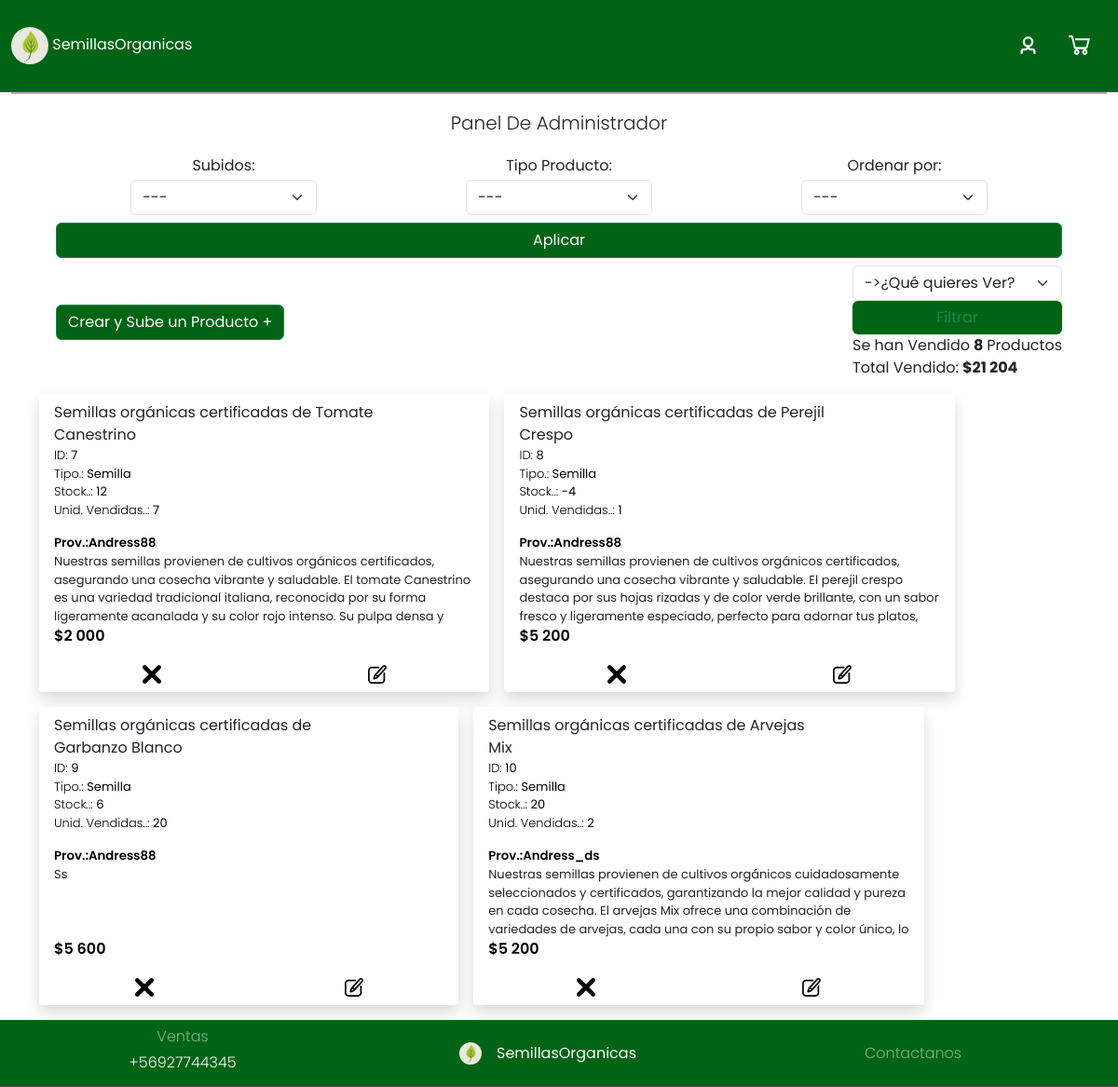
The app's page /gestion/admin, older data.
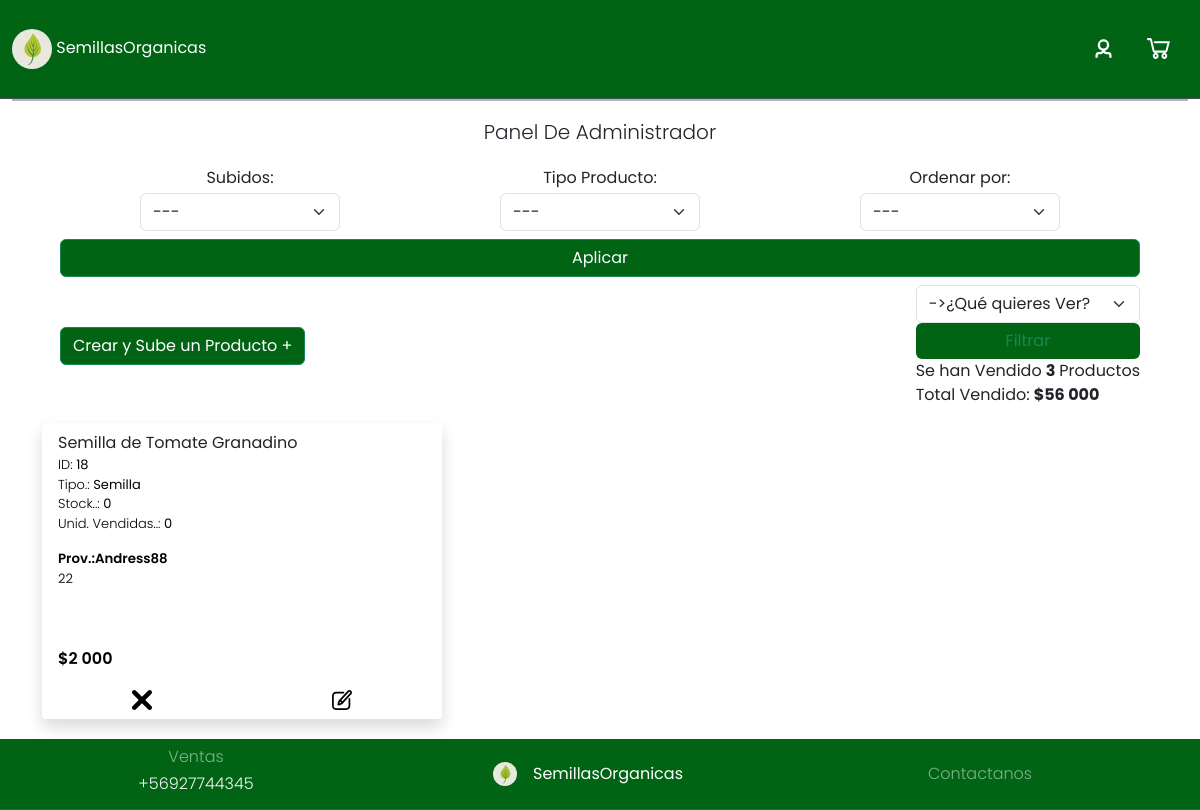
The same page, newer data.
### core/models.py (models this page shows, shortened)
class Producto(models.Model):
    TIPO_CHOICES = [
        ('semilla', 'Semilla'),
        ('insumo', 'Insumo'),
    ]
    id = models.AutoField(primary_key=True)
    tipo = models.CharField(max_length=10, choices=TIPO_CHOICES)  # Define si es semilla o insumo
    stock = models.IntegerField()
    nombre = models.CharField(max_length=80)
    descripcion = models.CharField(max_length=250)
    precio = models.IntegerField()
    proveedor = models.ForeignKey(to=Usuario, on_delete=models.CASCADE)
    origen = models.ForeignKey(to=tipoOrigen, on_delete=models.CASCADE)
    cantidad = models.CharField(max_length=50)
    imagenUrl = models.CharField(max_length=1000, default='')
    fechasubida = models.DateField(default=datetime.now)
    tipoSemilla = models.ForeignKey(to=TipoSemilla, null=True, blank=True, on_delete=models.CASCADE)
    tipoInsumo = models.ForeignKey(to=TipoInsumo, null=True, blank=True, on_delete=models.CASCADE)
    cantidadVentas = models.IntegerField(default=0)
    inventario = models.BooleanField(default=False)

class Usuario(models.Model):
    usuario = models.OneToOneField(User, on_delete=models.CASCADE, related_name='perfil')
    tipo_usuario = models.ForeignKey(TipoUsuario, on_delete=models.CASCADE, related_name='usuarios', default=1)
    def __str__(self):
        return self.usuario.username

### core/views.py (the view, shortened to what this page needs)
# urls.py: path("gestion/admin", adminConfig, name="adminConfig"),
def adminConfig(request):
    productos = Producto.objects.all()
    tiposSemillas = TipoSemilla.objects.all()
    tiposInsumo = TipoInsumo.objects.all()
    tiposOrigen = tipoOrigen.objects.all()
    filtro = request.GET.get('filtro')
    productos = Producto.objects.all()
    ventasPagina = DetalleVenta.objects.all()
    ventas = 0
    for p in ventasPagina:
        ventas += p.cantidad * p.precio
    vendidos = Venta.objects.all()
    cantidadVentas = ventasPagina.count()
    if filtro == 'ventas':
        productos = DetalleVenta.objects.all()
    elif filtro == 'todos':
        productos = productos
    fecha_subida = request.GET.get('fecha_subida', '-')
    tipo_producto = request.GET.get('tipo', '-')
    ordenar = request.GET.get('ordenar', '-')
    if fecha_subida == 'dia':
        productos = productos.filter(fechasubida=timezone.now().date())
    elif fecha_subida == 'mes':
        productos = productos.filter(fechasubida__month=timezone.now().month)
    elif fecha_subida == 'ano':
        productos = productos.filter(fechasubida__year=timezone.now().year)
    if tipo_producto == 'semilla':
        productos = productos.filter(tipo='semilla')
    elif tipo_producto == 'insumo':
        productos = productos.filter(tipo='insumo')
    if ordenar == 'precio_desc':
        productos = productos.order_by('-precio')
    elif ordenar == 'precio_asc':
        productos = productos.order_by('precio')
    elif ordenar == 'vendidos_desc':
        productos = productos.order_by('-cantidadVentas')
    elif ordenar == 'vendidos_asc':
        productos = productos.order_by('cantidadVentas')
    tiposSemillas = TipoSemilla.objects.all()
    tiposInsumo = TipoInsumo.objects.all()
    tiposOrigen = tipoOrigen.objects.all()
    return render(request, "AdminTemplate.html", {
        'productos': productos,
        'semillas': tiposSemillas,
        'insumos': tiposInsumo,
        'origenes': tiposOrigen,
        'ventas': ventas,
        'cantidadVentas': cantidadVentas
    })

### core/templates/AdminTemplate.html (shortened to what the changed rows need)
{% extends "plantilla.html" %}
{% load static %}
{% block links %}
{% load humanize %}
<link rel="stylesheet" href="{% static 'css/admin.css' %}">
<link rel="stylesheet" href="{% static 'css/gestProducto.css' %}" />
{% endblock links %}
{% block content %}
  <div class="d-flex justify-content-between container-fluid w-100 flex-column">
    <div id="GestProductos" class="w-100">
      <div class="d-flex flex-column justify-content-center align-items-center w-100 px-5">
        <div class="d-flex flex-column flex-md-row w-100 justify-content-between align-items-center">
         <div>
          <div class="d-flex gap-1">
            <span>Se han Vendido</span><span class="fw-bold">{{cantidadVentas}}</span><span>Productos</span>
          </div>
          <div class="d-flex gap-1">
            <span>Total Vendido:</span><span class="fw-bold">${{ventas|intcomma}}</span>
          </div>
         </div>
         </div>
        </div>
      </div>
      <div id="cards" class="d-flex justify-content- gap-3 my-3 container align-items-center flex-wrap gap-1 w-100">
        {% if request.GET.filtro == 'ventas' %}
        {% for p in productos %}
          <div id="title_card1" class="card rounded-1 border-0 shadow">
            <div class="card-body border-black py-2 w-100 border-bottom-0">
              <div class="d-flex justify-content-between flex-column w-100">
                <div class="d-flex justify-content-between align-items-center">
                  <span>{{p.producto.nombre}}</span>
                  <a href="{% url 'detalle' p.id %}" class="w-25" id="imgProducto">
                    <img src="{% static 'imgs/' %}{{ p.producto.imagenUrl }}" alt="" />
                  </a>
                </div>
                <div>
                  <div class="text-black fw-light" id="idCard">
                    <div>
                      ID: <span class="fw-bolder">{{p.producto.id}}</span>
                    </div>
                    <div class="text-capitalize">
                      Tipo.: <span class="fw-bolder">{{p.producto.tipo}}</span>
                    </div>
                    <div>
                      Stock..: <span class="fw-bolder">{{p.producto.stock}}</span>
                    </div>
                    <div>
                      Unid. Vendidas..: <span class="fw-bolder">{{p.producto.cantidadVentas}}</span>
                    </div>
                  </div>
                </div>
              </div>
            </div>
            <div class="card-footer px-0 border-top-0 bg-body w-100">
              <div class="d-flex w-100 justify-content-between px-3">
                <div class="text-black fw-semibold" id="cardMarca">Prov.:{{p.producto.proveedor}}</div>
              </div>
              <div class="px-3 w-100" id="cardDesc">{{p.producto.descripcion}}</div>
              <div class="d-flex px-3 w-100 justify-content-start align-items-start flex-column">
                <span class="text-black fs-6 fw-semibold">${{p.producto.precio|intcomma}}</span>
              </div>
            </div>
            <div id="carritobtn2" class="d-flex justify-content-center align-items-center w-100">
              <a href="{% url 'eliminarProducto' p.producto.id %}" class="rounded-bottom-1 flex-fill text-decoration-none bg-body text-body text-center py-2" id="AddToCarro">
                <svg width="20" height="20" version="1.1" id="Capa_1" xmlns="http://www.w3.org/2000/svg" xmlns:xlink="http://www.w3.org/1999/xlink" x="0px" y="0px" viewBox="0 0 348.333 348.334" style="enable-background:new 0 0 348.333 348.334;" xml:space="preserve">
                  <g>
                    <path d="M336.559,68.611L231.016,174.165l105.543,105.549c15.699,15.705,15.699,41.145,0,56.85 c-7.844,7.844-18.128,11.769-28.407,11.769c-10.296,0-20.581-3.919-28.419-11.769L174.167,231.003L68.609,336.563 c-7.843,7.844-18.128,11.769-28.416,11.769c-10.285,0-20.563-3.919-28.413-11.769c-15.699-15.698-15.699-41.139,0-56.85 l105.54-105.549L11.774,68.611c-15.699-15.699-15.699-41.145,0-56.844c15.696-15.687,41.127-15.687,56.829,0l105.563,105.554 L279.721,11.767c15.705-15.687,41.139-15.687,56.832,0C352.258,27.466,352.258,52.912,336.559,68.611z"></path>
                  </g>
                </svg>
              </a>
              <a type="button"
              data-bs-toggle="modal"
              data-bs-target="#modificarProducto"
              class="rounded-bottom-1 flex-fill text-decoration-none bg-body text-body text-center py-2"
              id="AddToCarro"
              data-id="{{ p.producto.id }}"
              data-nombre="{{ p.producto.nombre }}"
              data-tipo="{{ p.producto.tipo }}"
              data-stock="{{ p.producto.stock }}"
              data-cantidad-ventas="{{ p.producto.cantidadVentas }}"
              data-proveedor="{{ p.producto.proveedor }}"
              data-descripcion="{{ p.producto.descripcion }}"
              data-precio="{{ p.producto.precio }}"
              {% if request.path == '/gestion/admin' %}
              data-pagina="adminConfig"
              {% else %}
              data-pagina="GestProducto"
              {% endif %}>
                <svg width="20" height="20" version="1.1" id="Capa_1" xmlns="http://www.w3.org/2000/svg" xmlns:xlink="http://www.w3.org/1999/xlink" x="0px" y="0px" viewBox="0 0 348.882 348.882" style="enable-background:new 0 0 348.882 348.882;" xml:space="preserve">
                  <g>
                    <path d="M333.988,11.758l-0.42-0.383C325.538,4.04,315.129,0,304.258,0c-12.187,0-23.888,5.159-32.104,14.153L116.803,184.231 c-1.416,1.55-2.49,3.379-3.154,5.37l-18.267,54.762c-2.112,6.331-1.052,13.333,2.835,18.729c3.918,5.438,10.23,8.685,16.886,8.685 c0,0,0.001,0,0.001,0c2.879,0,5.693-0.592,8.362-1.76l52.89-23.138c1.923-0.841,3.648-2.076,5.063-3.626L336.771,73.176 C352.937,55.479,351.69,27.929,333.988,11.758z M130.381,234.247l10.719-32.134l0.904-0.99l20.316,18.556l-0.904,0.99 L130.381,234.247z M314.621,52.943L182.553,197.53l-20.316-18.556L294.305,34.386c2.583-2.828,6.118-4.386,9.954-4.386 c3.365,0,6.588,1.252,9.082,3.53l0.419,0.383C319.244,38.922,319.63,47.459,314.621,52.943z"></path>
                    <path d="M303.85,138.388c-8.284,0-15,6.716-15,15v127.347c0,21.034-17.113,38.147-38.147,38.147H68.904 c-21.035,0-38.147-17.113-38.147-38.147V100.413c0-21.034,17.113-38.147,38.147-38.147h131.587c8.284,0,15-6.716,15-15 s-6.716-15-15-15H68.904c-37.577,0-68.147,30.571-68.147,68.147v180.321c0,37.576,30.571,68.147,68.147,68.147h181.798 c37.576,0,68.147-30.571,68.147-68.147V153.388C318.85,145.104,312.134,138.388,303.85,138.388z"></path>
                  </g>
                </svg>
              </a>
            </div>
          </div>
          {%empty%}
          <span>Producto No Encontrado O No existe!</span>
        {% endfor %}
        {% else %}
          {% for p in productos %}
          <div id="title_card1" class="card rounded-1 border-0 shadow">
            <div class="card-body border-black py-2 w-100 border-bottom-0">
              <div class="d-flex justify-content-between flex-column w-100">
                <div class="d-flex justify-content-between align-items-center">
                  <span>{{p.nombre}}</span>
                  <a href="{% url 'detalle' p.id %}" class="w-25" id="imgProducto">
                  </a>
                </div>
                <div>
                  <div class="text-black fw-light" id="idCard">
                    <div>
                      ID: <span class="fw-bolder">{{p.id}}</span>
                    </div>
                    <div class="text-capitalize">
                      Tipo.: <span class="fw-bolder">{{p.tipo}}</span>
                    </div>
                    <div>
                      Stock..: <span class="fw-bolder">{{p.stock}}</span>
                    </div>
                    <div>
                      Unid. Vendidas..: <span class="fw-bolder">{{p.cantidadVentas}}</span>
                    </div>
                  </div>
                </div>
              </div>
            </div>
            <div class="card-footer px-0 border-top-0 bg-body w-100">
              <div class="d-flex w-100 justify-content-between px-3">
                <div class="text-black fw-semibold" id="cardMarca">Prov.:{{p.proveedor}}</div>
              </div>
              <div class="px-3 w-100" id="cardDesc">{{p.descripcion}}</div>
              <div class="d-flex px-3 w-100 justify-content-start align-items-start flex-column">
                <span class="text-black fs-6 fw-semibold">${{p.precio|intcomma}}</span>
              </div>
            </div>
            <div id="carritobtn2" class="d-flex justify-content-center align-items-center w-100">
              <a href="{% url 'eliminarProducto' p.id %}" class="rounded-bottom-1 flex-fill text-decoration-none bg-body text-body text-center py-2" id="AddToCarro">
              </a>
              <a type="button"
              data-bs-toggle="modal"
              data-bs-target="#modificarProducto"
              class="rounded-bottom-1 flex-fill text-decoration-none bg-body text-body text-center py-2"
              id="AddToCarro"
              data-id="{{ p.id }}"
              data-nombre="{{ p.nombre }}"
              data-tipo="{{ p.tipo }}"
              data-stock="{{ p.stock }}"
              data-cantidad-ventas="{{ p.cantidadVentas }}"
              data-proveedor="{{ p.proveedor }}"
              data-descripcion="{{ p.descripcion }}"
              data-precio="{{ p.precio }}"
              {% if request.path == '/gestion/admin' %}
              data-pagina="adminConfig"
              {% else %}
              data-pagina="GestProducto"
              {% endif %}>
              </a>
            </div>
          </div>
          {%empty%}
          <span>Producto No Encontrado O No existe!</span>
        {% endfor %}
        {% endif %}
      </div>
    </div>
{% endblock %}

Row changes from the older to the newer data that the page shows:
removed Producto: nombre "Semillas orgánicas certificadas de Tomate Canestrino", id "7", tipo "Semilla", stock "12", cantidadVentas "7", proveedor "Andress88", descripcion "Nuestras semillas provienen de cultivos orgánicos certificados, asegurando una cosecha vibrante y saludable. El tomate Canestrino es una variedad tradicional italiana, reconocida por su forma ligeramente acanalada y su color rojo intenso. Su pulpa densa y…", precio "2 000"
removed Producto: nombre "Semillas orgánicas certificadas de Perejil Crespo", id "8", tipo "Semilla", stock "-4", cantidadVentas "1", proveedor "Andress88", descripcion "Nuestras semillas provienen de cultivos orgánicos certificados, asegurando una cosecha vibrante y saludable. El perejil crespo destaca por sus hojas rizadas y de color verde brillante, con un sabor fresco y ligeramente especiado, perfecto para adornar tus platos,…", precio "5 200"
removed Producto: nombre "Semillas orgánicas certificadas de Garbanzo Blanco", id "9", tipo "Semilla", stock "6", cantidadVentas "20", proveedor "Andress88", descripcion "Ss", precio "5 600"
removed Producto: nombre "Semillas orgánicas certificadas de Arvejas Mix", id "10", tipo "Semilla", stock "20", cantidadVentas "2", proveedor "Andress_ds", descripcion "Nuestras semillas provienen de cultivos orgánicos cuidadosamente seleccionados y certificados, garantizando la mejor calidad y pureza en cada cosecha. El arvejas Mix ofrece una combinación de variedades de arvejas, cada una con su propio sabor y color único, lo…", precio "5 200"
added Producto: nombre "Semilla de Tomate Granadino", id "18", tipo "Semilla", stock "0", cantidadVentas "0", proveedor "Andress88", descripcion "22", precio "2 000"
Text that changed along with them:
{{ cantidadVentas }}: "8" → "3"
{{ ventas|intcomma }}: "21 204" → "56 000"
